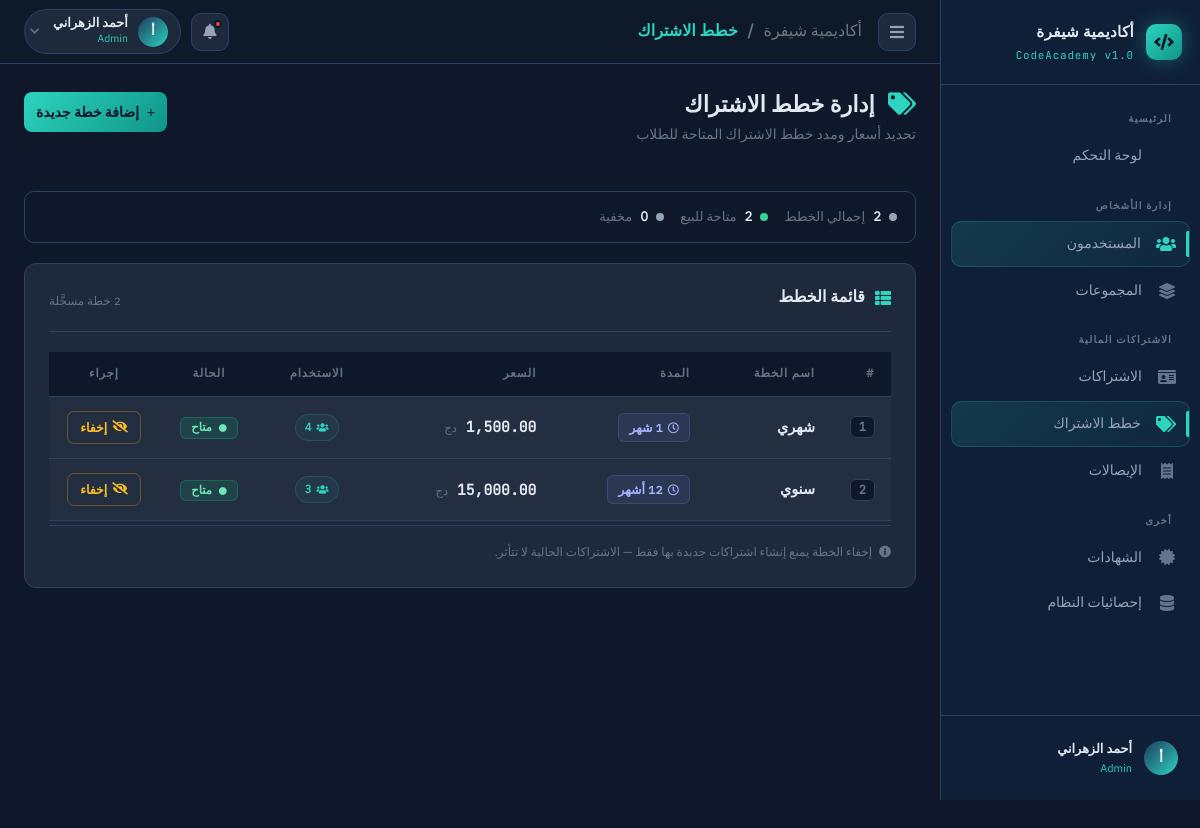
The app's page /plans (signed in), older data.
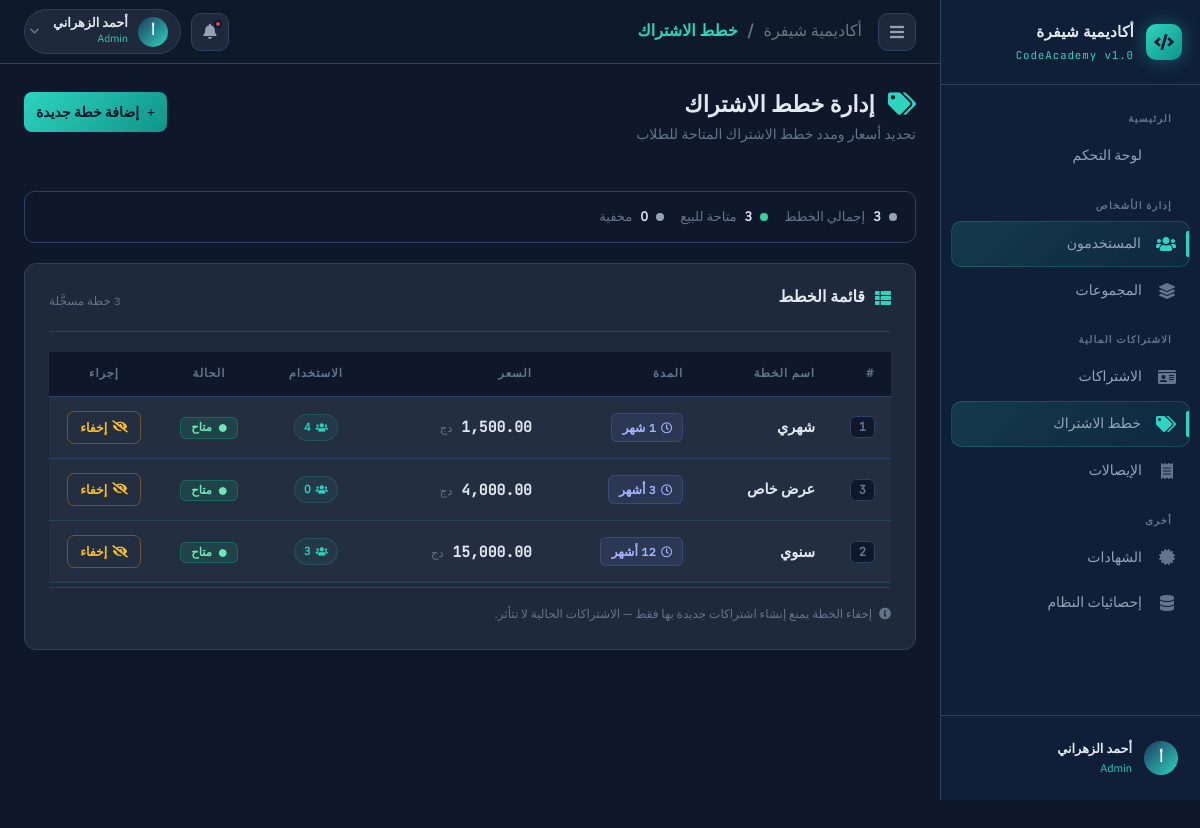
The same page, newer data.
### models.py (models this page shows, shortened)
class SubscriptionPlan(db.Model):
    __tablename__ = "Subscription_Plans"
    plan_id         = db.Column(db.Integer,        primary_key=True, autoincrement=True)
    plan_name       = db.Column(db.String(80),     nullable=False, unique=True)
    duration_months = db.Column(db.Integer,        nullable=False)
    price           = db.Column(db.Numeric(10, 2), nullable=False)
    is_active       = db.Column(db.Boolean,        nullable=False, default=True)
    subscriptions = db.relationship("Subscription", back_populates="plan", lazy="dynamic")

### plans_routes.py (the view)
    @app.route("/plans", methods=["GET"])
    @login_required
    @admin_required
    def plans():
        all_plans = (
            SubscriptionPlan.query
            .order_by(
                SubscriptionPlan.is_active.desc(),   # active plans first
                SubscriptionPlan.duration_months.asc(),
            )
            .all()
        )
        return render_template("plans.html", plans=all_plans)

### app.py (called while the page is built)
def _init_login_manager(app: Flask) -> None:
    login_manager.init_app(app)
    login_manager.login_view         = "login"
    login_manager.login_message      = "يرجى تسجيل الدخول للوصول إلى هذه الصفحة."
    login_manager.login_message_category = "warning"
    login_manager.remember_cookie_name = "shyfra_remember"
    @login_manager.user_loader
    def load_user(user_id: str) -> User | None:
        try:
            return db.session.get(User, int(user_id))
        except (ValueError, TypeError):
            return None
    @login_manager.unauthorized_handler
    def unauthorized():
        """Custom handler so we can flash a specific message."""
        flash("يجب تسجيل الدخول أولاً للوصول إلى هذه الصفحة.", "warning")
        return redirect(url_for("login"))

### groups_routes.py (called while the page is built)
def admin_required(f):
    @wraps(f)
    def decorated(*args, **kwargs):
        if not current_user.is_admin:
            flash("هذه الصفحة مخصصة للمسؤول فقط.", "danger")
            return redirect(url_for("dashboard"))
        return f(*args, **kwargs)
    return decorated

### models.py (called while the page is built)
    @property
    def is_active(self) -> bool:
        return self.status == UserStatusEnum.Active

### templates/plans.html (shortened to what the changed rows need)
{% extends 'base.html' %}
{% block content %}
<div class="page-header d-flex align-items-start justify-content-between flex-wrap gap-3">
    <div>
        <h1 class="page-title">
            <i class="fa-solid fa-tags me-2" style="color:#2dd4bf;" aria-hidden="true"></i>
            إدارة خطط الاشتراك
        </h1>
    </div>
</div>
{% set active_plans = plans | selectattr('is_active') | list %}
{% set inactive_plans = plans | rejectattr('is_active') | list %}
<div class="summary-banner" role="region" aria-label="ملخص الخطط">
    <div class="summary-item">
        <span class="summary-dot" style="background:#94a3b8;" aria-hidden="true"></span>
        <span class="summary-val">{{ plans | length }}</span>
        <span class="summary-lbl">إجمالي الخطط</span>
    </div>
    <div class="summary-item">
        <span class="summary-dot" style="background:#34d399;" aria-hidden="true"></span>
        <span class="summary-val">{{ active_plans | length }}</span>
        <span class="summary-lbl">متاحة للبيع</span>
    </div>
</div>
<div class="content-card" role="region" aria-label="جدول خطط الاشتراك">
    <div class="content-card-header">
        <h2 class="content-card-title">
            <i class="fa-solid fa-table-list" aria-hidden="true"></i>
            قائمة الخطط
        </h2>
    </div>
    <div class="table-responsive">
        <table class="table table-dark-custom mb-0" aria-label="جدول خطط الاشتراك">
            <thead>
                <tr>
                    <th scope="col" class="col-id" style="width:60px;">#</th>
                    <th scope="col">اسم الخطة</th>
                    <th scope="col">المدة</th>
                    <th scope="col">السعر</th>
                    <th scope="col" class="col-usage text-center">الاستخدام</th>
                    <th scope="col" class="text-center" style="width:100px;">الحالة</th>
                    <th scope="col" class="text-center" style="width:110px;">إجراء</th>
                </tr>
            </thead>
            <tbody>
                {% for plan in plans %}
                <tr aria-label="خطة {{ plan.plan_name }}">
                    <td class="col-id">
                        <span class="plan-id">{{ plan.plan_id }}</span>
                    </td>
                    <td>
                        <div class="plan-name-cell">{{ plan.plan_name }}</div>
                    </td>
                    <td>
                        <span class="duration-chip" aria-label="{{ plan.duration_months }} شهر">
                            <i class="fa-regular fa-clock" style="font-size:.7rem;" aria-hidden="true"></i>
                            {{ plan.duration_months }}
                            {% if plan.duration_months == 1 %}شهر{% else %}أشهر{% endif %}
                        </span>
                    </td>
                    <td>
                        <span class="price-val" aria-label="{{ '{:,.2f}'.format(plan.price | float) }} دينار">
                        </span>
                        <span class="price-cur"> دج</span>
                    </td>
                    <td class="col-usage text-center">
                        {% set usage = plan.subscriptions.filter_by(status='Active').count()
                        if plan.subscriptions is defined else 0 %}
                        <span class="usage-chip" aria-label="{{ usage }} اشتراك نشط">
                            <i class="fa-solid fa-users" style="font-size:.6rem;" aria-hidden="true"></i>
                            {{ plan.subscriptions.count() }}
                        </span>
                    </td>
                    <td class="text-center">
                        {% if plan.is_active %}
                        <span class="badge badge-custom badge-active" aria-label="الحالة: متاح">
                            <i class="fa-solid fa-circle" style="font-size:.5rem;vertical-align:middle;margin-left:4px;"
                                aria-hidden="true"></i>
                            متاح
                        </span>
                        {% else %}
                        <span class="badge badge-custom badge-expired" aria-label="الحالة: مخفي">
                            <i class="fa-solid fa-circle" style="font-size:.5rem;vertical-align:middle;margin-left:4px;"
                                aria-hidden="true"></i>
                            مخفي
                        </span>
                        {% endif %}
                    </td>
                    <td class="text-center">
                        <form method="POST" action="{{ url_for('toggle_plan', plan_id=plan.plan_id) }}"
                            style="display:inline;">
                            {% if plan.is_active %}
                            <button type="submit" class="btn-toggle btn-toggle-hide"
                                aria-label="إخفاء خطة {{ plan.plan_name }}"
                                onclick="return confirm('إخفاء خطة \'{{ plan.plan_name }}\' من قائمة الاشتراك الجديد؟')">
                                <i class="fa-solid fa-eye-slash" aria-hidden="true"></i>
                                إخفاء
                            </button>
                            {% else %}
                            <button type="submit" class="btn-toggle btn-toggle-activate"
                                aria-label="تفعيل خطة {{ plan.plan_name }}">
                                <i class="fa-solid fa-circle-check" aria-hidden="true"></i>
                                تفعيل
                            </button>
                            {% endif %}
                        </form>
                    </td>
                </tr>
                {% endfor %}
            </tbody>
        </table>
    </div>
</div>
{% endblock %}

Row changes from the older to the newer data that the page shows:
added SubscriptionPlan: plan_id "3", plan_name "عرض خاص", duration_months "3", shows "أشهر", subscriptions.count "0", is_active True (drawn)
Text that changed along with them:
{{ plans | length }}: "2" → "3"
{{ active_plans | length }}: "2" → "3"
